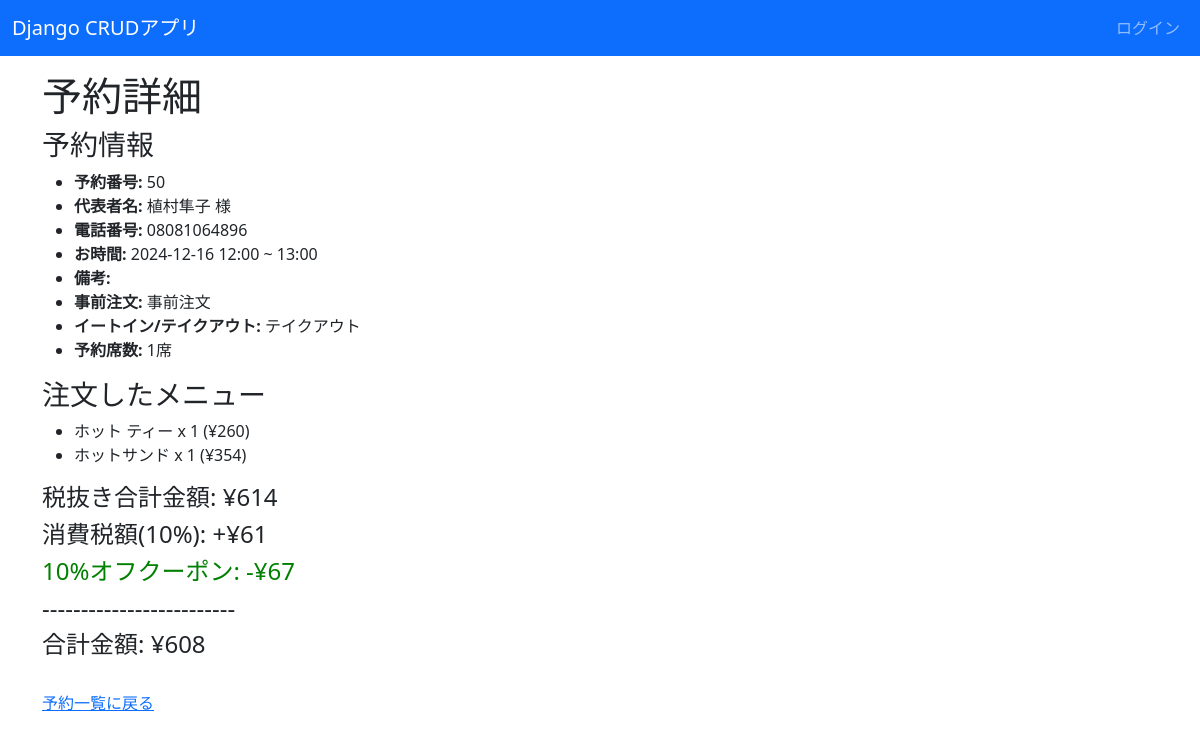
The app's page /detail/50/ with its own data.
### reservations/models.py (models this page shows, shortened)
class Reservation(models.Model):
    customer_name = models.CharField(max_length=60, verbose_name="代表者名")
    phone_number = models.CharField(max_length=15, verbose_name="お電話番号")
    hour = models.PositiveIntegerField(verbose_name="ご利用時間（最大2時間）")
    start = models.DateTimeField(verbose_name="開始時間")
    end = models.DateTimeField(verbose_name="終了時間", null=True, blank=True)
    seat_count = models.PositiveIntegerField(verbose_name="予約席数", default=1)
    remark = models.TextField(max_length=200, verbose_name="備考欄", null=True, blank=True)
    RESERVATION_IS_PREORDER = ((1, '事前注文'), (2, 'お店で注文'))
    is_preorder = models.IntegerField(choices=RESERVATION_IS_PREORDER, verbose_name="事前注文の有無")
    RESERVATION_IS_EATIN = ((1, 'イートイン'), (2, 'テイクアウト'))
    is_eatin = models.IntegerField(choices=RESERVATION_IS_EATIN, verbose_name="イートイン/テイクアウト")
    menu_items = models.ManyToManyField(Items, through='ReservationItem', verbose_name="注文メニュー")

class Items(models.Model):
    category = models.CharField(max_length=100)
    name = models.CharField(max_length=200)
    price = models.IntegerField()
    sort = models.IntegerField()

### reservations/views.py (the view)
# urls.py: path('detail/<int:pk>/', ReservationDetailView.as_view(), name="reservation_detail"),
class ReservationDetailView(TemplateView):
    template_name = "reservations/reservation_detail.html"
    def get_context_data(self, **kwargs):
        context = super().get_context_data(**kwargs)
        reservation_id = kwargs.get("pk")
        reservation = get_object_or_404(Reservation, id=reservation_id)
        reservation_items = ReservationItem.objects.filter(reservation=reservation)
        reservation_details = []
        total_excl_tax = 0
        for item in reservation_items:
            item_total = item.item.price * item.quantity  # 小計
            total_excl_tax += item_total
            reservation_details.append({
                "name": item.item.name,
                "quantity": item.quantity,
                "price": item.item.price,
                "total": item_total,
            })
        tax_amount = total_excl_tax * 0.1  # 消費税額
        discount_amount = int((total_excl_tax + tax_amount) * 0.1)  # 割引額（切り捨て）
        total_incl_tax = total_excl_tax + tax_amount - discount_amount
        context.update({
            "reservation": reservation,
            "reservation_details": reservation_details,
            "total_excl_tax": total_excl_tax,
            "tax_amount": tax_amount,
            "discount_amount": discount_amount,
            "total_incl_tax": total_incl_tax,
        })
        return context

### reservations/templates/reservations/reservation_detail.html (shortened to what this page needs)
{% extends 'base.html' %}
{% load custom_filters %}
{% block content %}
<h1>予約詳細</h1>
<h3>予約情報</h3>
<ul>
    <li><strong>予約番号:</strong> {{ reservation.id }}</li>
    <li><strong>代表者名:</strong> {{ reservation.customer_name }} 様</li>
    <li><strong>電話番号:</strong> {{ reservation.phone_number }}</li>
    <li><strong>お時間:</strong> {{ reservation.start|date:"Y-m-d H:i" }} ~ {{ reservation.end|date:"H:i" }}</li>
    <li><strong>備考:</strong> {{ reservation.remark }}</li>
    <li><strong>事前注文:</strong> {{ reservation.get_is_preorder_display }}</li>
    <li><strong>イートイン/テイクアウト:</strong> {{ reservation.get_is_eatin_display }}</li>
    <li><strong>予約席数:</strong> {{ reservation.seat_count }}席</li>
</ul>
<h3>注文したメニュー</h3>
{% if reservation_details %}
  <ul>
    {% for item in reservation_details %}
      <li>{{ item.name }} x {{ item.quantity }} (¥{{ item.total|floatformat:0 }})</li>
    {% endfor %}
  </ul>
  <h4>税抜き合計金額: ¥{{ total_excl_tax|floatformat:0 }}</h4>
  <h4>消費税額(10%): +¥{{ tax_amount|floatformat:0 }}</h4>
  <h4 style="color: green;">10%オフクーポン: -¥{{ discount_amount|floatformat:0 }}</h4>
  <h4>-------------------------</h4>
  <h4>合計金額: ¥{{ total_incl_tax|floatformat:0 }}</h4>
{% else %}
  <p>注文はありません。</p>
{% endif %}
<br>
<a href="{% url 'reservation_list' %}?phone_number={{ reservation.phone_number }}">予約一覧に戻る</a>
{% endblock %}

### records on screen
Reservation: id "50", customer_name "植村隼子", phone_number "08081064896", start "2024-12-16 12:00", end "13:00", is_preorder "事前注文", is_eatin "テイクアウト", seat_count "1"
Items: name "ホット ティー"
Items: name "ホットサンド"

### other values on screen
{{ item.quantity }} "1" "1"
{{ item.total|floatformat:0 }} "260" "354"
{{ total_excl_tax|floatformat:0 }} "614"
{{ tax_amount|floatformat:0 }} "61"
{{ discount_amount|floatformat:0 }} "67"
{{ total_incl_tax|floatformat:0 }} "608"
